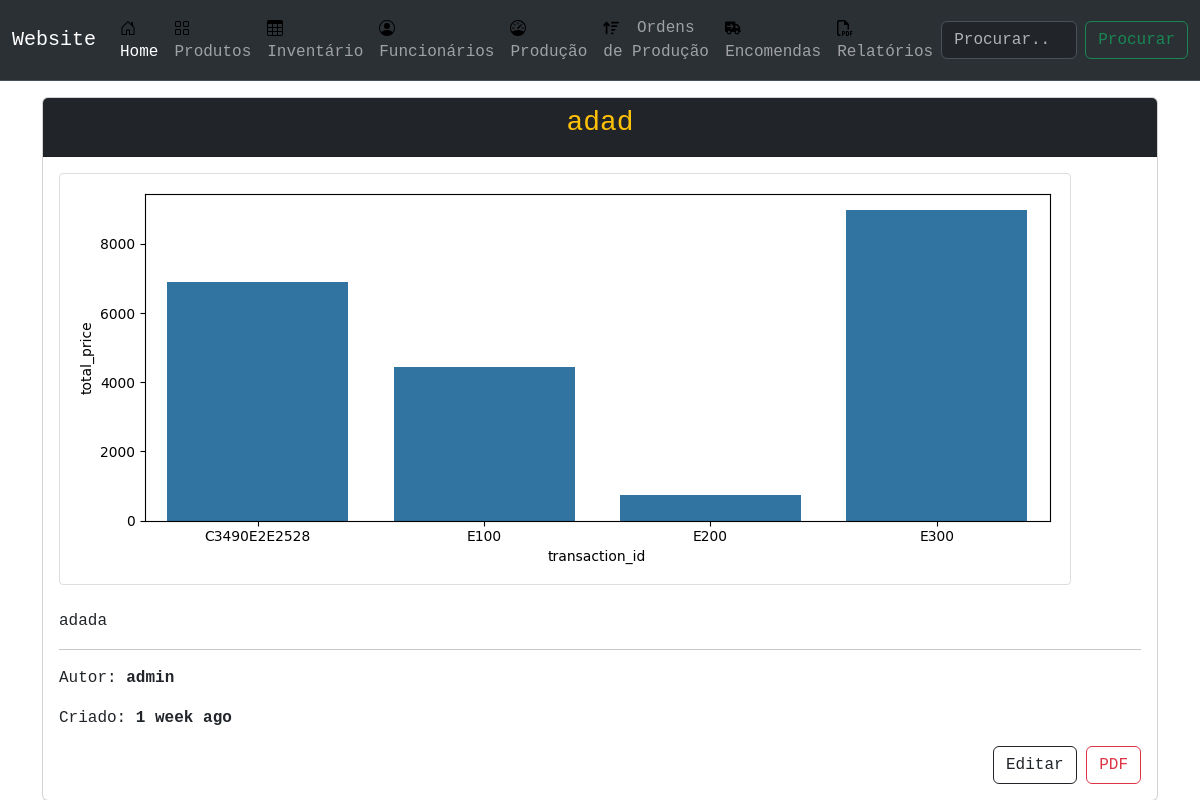
The page /reports/detail/5/ on the database as committed earlier.
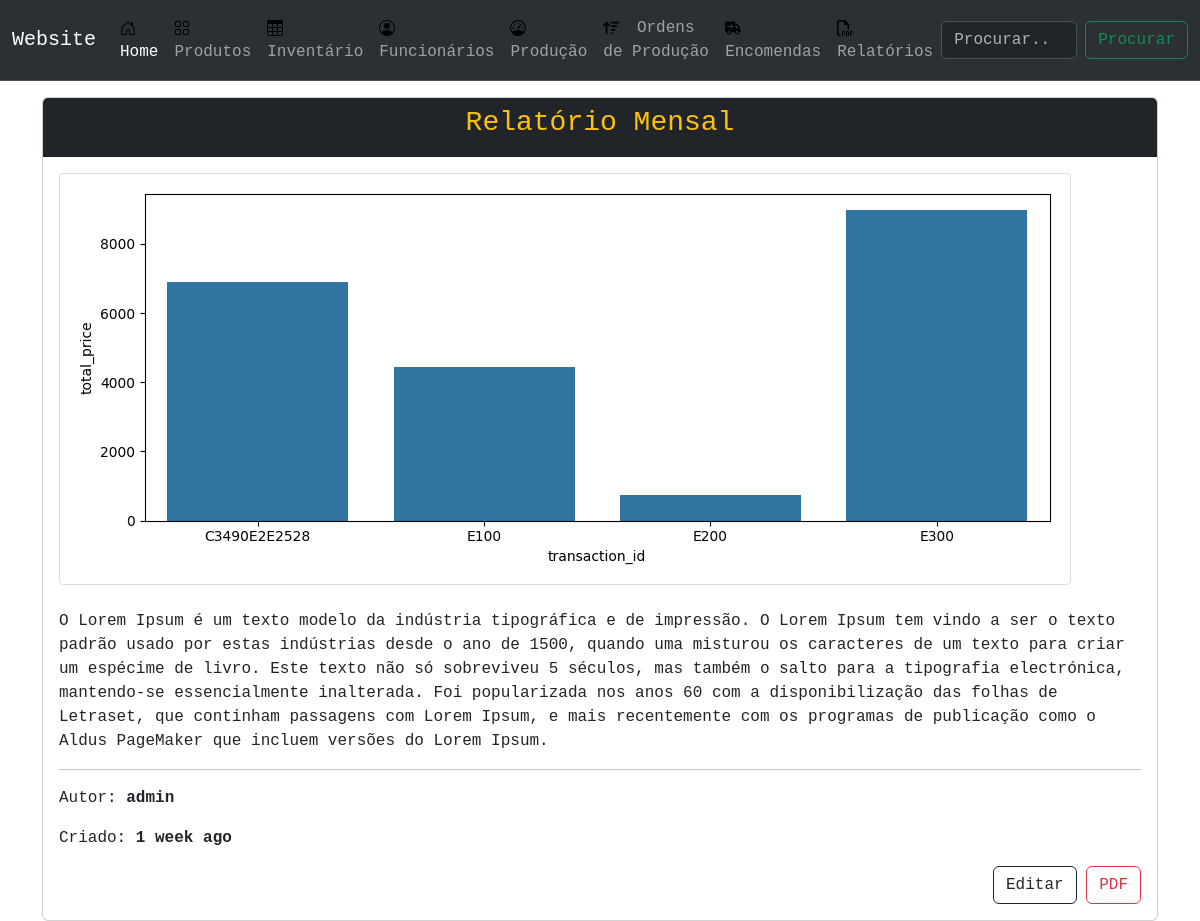
The same page on the database as committed later.
### reports/models.py (models this page shows, shortened)
class Report(models.Model):
    name = models.CharField(max_length=120)
    image = models.ImageField(upload_to='reports', blank=True)
    text = models.TextField()
    author = models.ForeignKey(Profile, on_delete=models.CASCADE)
    created = models.DateTimeField(auto_now_add=True)
    updated = models.DateTimeField(auto_now=True)
    class Meta:
        ordering = ['-created']

### human/models.py (models this page shows)
class Profile(models.Model):
    user = models.OneToOneField(User, on_delete=models.CASCADE)
    bio = models.TextField()
    avatar = models.ImageField(upload_to='users/', null=True, default='transferir.jpg')
    def __str__(self):
        return self.user.username

### reports/views.py (the view)
# urls.py: path('detail/<str:pk>/', ReportDetailView.as_view(), name='detail'),
class ReportDetailView(DetailView):
    model = Report
    template_name = 'reports/detail.html'

### reports/templates/reports/detail.html
{% extends 'main.html' %}
{% block content %}
<div class="container">
    <div class="card">
        <div class="card-header bg-dark text-warning text-center">
            <h3>{{object.name}}</h3>
        </div>
        <div class="card-body">
            <div class="card-image">
                {% if object.image %}
                <img src="{{object.image.url}}" class="img-fluid" alt="{{object.name}}">
                {% endif %}
            </div>
            <br>
            <p>{{object.text}}</p>
            <hr>
            <p>Autor: <b>{{object.author}}</b></p>
            <p>Criado: <b>{{object.created|timesince}} ago</b></p>
            <div class="card-action text-end">
                <a href="{% url 'reports:update-report' object.id %}" class="btn btn-outline-dark btn-md">Editar</a>
                <a class="btn btn-outline-danger" href="{% url 'reports:pdf' object.id %}">PDF</a>
            </div>
        </div>
    </div>
</div>
{% endblock content %}

Rows that differ between the two databases and show on the page:
changed Report "admin": name "adad" → "Relatório Mensal"; text "adada" → "O Lorem Ipsum é um texto modelo da indústria tipográfica e de impressão. O Lorem Ipsum tem vindo a ser o texto padrão usado por estas indústrias desde o ano de 1500, quando uma misturou os caracteres de um texto para criar um espécime de livro. Este texto não só sobreviveu 5 séculos, mas também o salto para a tipografia electrónica, mantendo-se essencialmente inalterada. Foi popularizada nos anos 60 com a disponibilização das folhas de Letraset, que continham passagens com Lorem Ipsum, e mais recentemente com os programas de publicação como o Aldus PageMaker que incluem versões do Lorem Ipsum."
